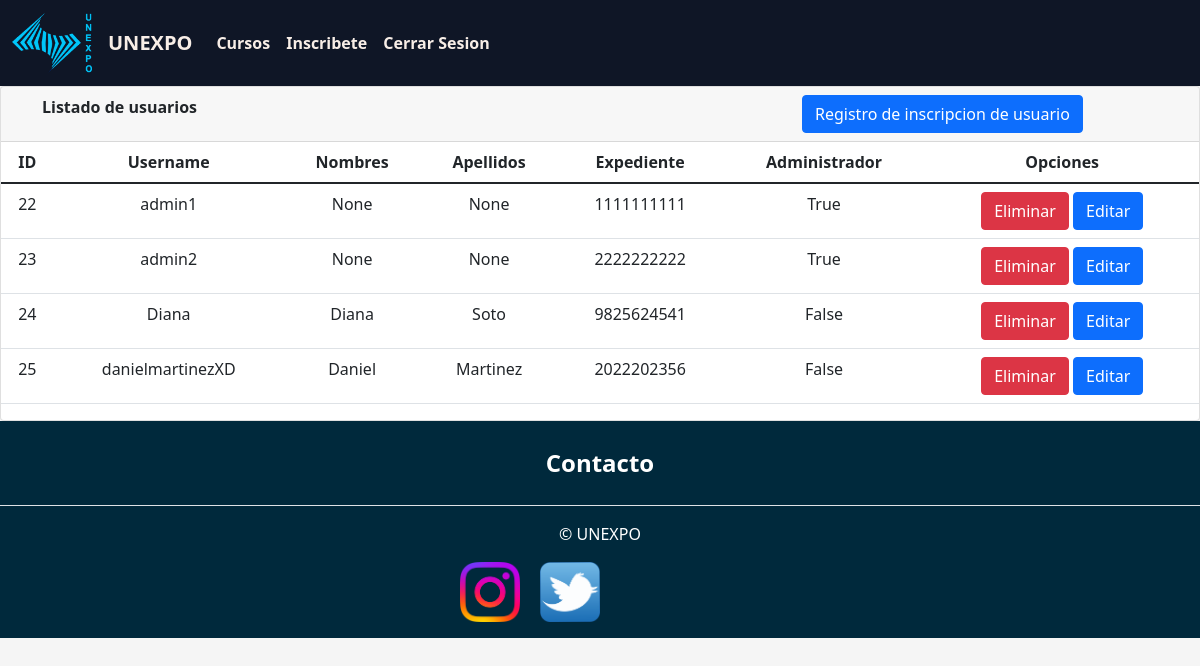
Page /listarUsuarios/ (signed in) on the committed database.
### Academico/models.py (models this page shows, shortened)
class Usuario(AbstractBaseUser):
    id = models.AutoField(primary_key=True)
    username = models.CharField(
        'Nombre de usuario', unique=True, max_length=30)
    expediente = models.CharField('Expediente', unique=True, max_length=10)
    cedula = models.CharField('Cedula', unique=True,
                              max_length=8, blank=True, null=True)
    creditos_aprobados = models.IntegerField(
        'Creditos Aprobados', blank=True, null=True)
    carrera_id = models.ForeignKey(
        Carrera, null=True, on_delete=models.CASCADE)
    fecha_inscripcion = models.DateField(
        'Fecha de inscripcion', blank=True, null=True)
    opciones_tipo_estudiante = [('C', 'Completo'), ('P', 'Parcial')]
    tipo_estudiante = models.CharField(
        'Tipo de estudiante', choices=opciones_tipo_estudiante, max_length=15, blank=True, null=True)
    opciones_semestres = [(1, 'Semestre 1'), (2, 'Semestre 2'), (3, 'Semestre 3'),
                          (4, 'Semestre 4'), (5, 'Semestre 5'), (6, 'Semestre 6'),
                          (7, 'Semestre 7'), (8, 'Semestre 8'), (9, 'Semestre 9'), (10, 'Semestre 10')]
    semestre = models.IntegerField(
        choices=opciones_semestres, blank=True, null=True)
    email = models.EmailField('Correo electronico',
                              max_length=100, unique=True)
    nombres = models.CharField(
        'Nombres', max_length=100, blank=True, null=True)
    apellidos = models.CharField(
        'apellidos', max_length=100, blank=True, null=True)
    imagen = models.ImageField(
        'Imagen de perfil', upload_to='perfil/', max_length=200, blank=True, null=True)
    usuario_activo = models.BooleanField(default=True)
    usuario_administrador = models.BooleanField(default=False)
    objects = UsuarioManager()
    USERNAME_FIELD = 'username'
    REQUIRED_FIELDS = ['email', 'expediente']
    @property
    def is_staff(self):
        return self.usuario_administrador

### Academico/views.py (the view)
# urls.py: path('listarUsuarios/', login_required(views.listadoUsuario.as_view()),
class listadoUsuario(ListView):
    model = Usuario
    template_name = 'listar_usuario.html'
    def get_queryset(self):
        return self.model.objects.filter(usuario_activo=True)

### Academico/context_process.py (called while the page is built)
def total(request):
    total_creditos = 0
    estudiante_id = request.user.id
    registro_inscripcion = RegistroInscripcion.objects.filter(
        estudiante_id=estudiante_id
    )
    if request.user.is_authenticated and registro_inscripcion:
        for registro in registro_inscripcion:
            materias = registro.materias_ids.all()
            for materia in materias:
                total_creditos += materia.creditos
    return {"total_creditos": total_creditos, "pago_total": total_creditos*3}

### Academico/templates/listar_usuario.html (shortened to what this page needs)
{%extends "./base.html" %}
{% load static %}
{% load crispy_forms_tags %}
{% block body %}
{% if object_list %}
<div class="card">
    <div class="card-header">
        <div class="container">
            <div class="row">
                <div class="col-sm-12 col-md-12 col-lg-8 col-xl-8">
                    <strong class="card-title">Listado de usuarios</strong>
                </div>
                <div class="col-sm-12 col-md-12 col-lg-4 col-xl-4">
                    <a href="registro_usuario" class="btn btn-primary">Registro de inscripcion de usuario</a>
                </div>
            </div>
        </div>
    </div>
    <div class="table-stats order-table ov-h">
        <table class="table">
            <thead>
                <tr>
                    <th>ID</th>
                    <th>Username</th>
                    <th>Nombres</th>
                    <th>Apellidos</th>
                    <th>Expediente</th>
                    <th>Administrador</th>
                    <th>Opciones</th>
                </tr>
            </thead>
            <tbody>
                {% for usuario in object_list %}
                <tr>
                    <td>{{usuario.id}}</td>
                    <td>{{usuario.username}}</td>
                    <td>{{usuario.nombres}}</td>
                    <td>{{usuario.apellidos}}</td>
                    <td>{{usuario.expediente}}</td>
                    <td>{{usuario.usuario_administrador}}</td>
                    <td>
                        <a href="eliminarUsuario/{{usuario.expediente}}" class="btn btn-danger">Eliminar</a>
                        <a href="edicionUsuario/{{usuario.expediente}}" class="btn btn-primary">Editar</a>
                    </td>
                </tr>
                {% endfor %}
            </tbody>
        </table>
    </div>
</div>
{% else %}
<h1>No existe registro de usuarios</h1>
{% endif %}
{% endblock %}

### Academico/static/css/style.css (style rules this page uses)
body { background: #f5f5f5; }
:root { scroll-behavior: smooth; }
th,td { text-align: center; vertical-align: center; }

### rows in the picture
Usuario: id "22", username "admin1", nombres "None", apellidos "None", expediente "1111111111", usuario_administrador "True"
Usuario: id "23", username "admin2", nombres "None", apellidos "None", expediente "2222222222", usuario_administrador "True"
Usuario: id "24", username "Diana", nombres "Diana", apellidos "Soto", expediente "9825624541", usuario_administrador "False"
Usuario: id "25", username "danielmartinezXD", nombres "Daniel", apellidos "Martinez", expediente "2022202356", usuario_administrador "False"
